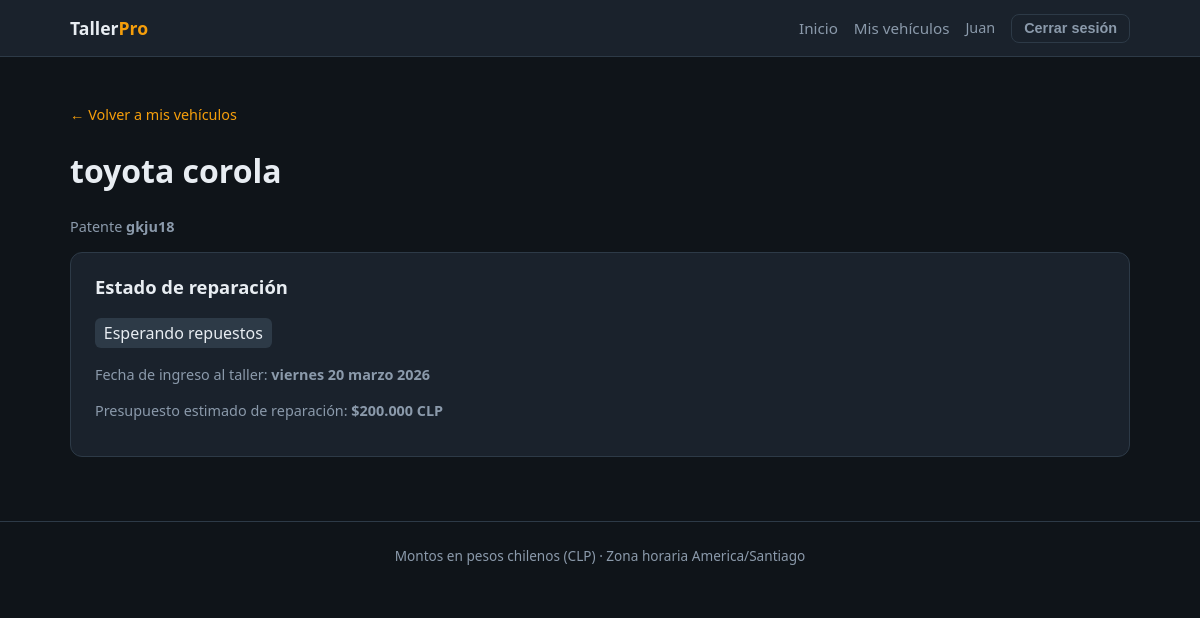
Screenshot of /vehiculos/ver/1/ (signed in) with the database file from the repository.
### vehiculos/models.py (models this page shows, shortened)
class Vehiculo(models.Model):
    marca = models.CharField(max_length=80)
    modelo = models.CharField(max_length=80)
    patente = models.CharField(
        max_length=20,
        unique=True,
        db_index=True,
        help_text="Identificador único del vehículo (Chile: patente).",
    )
    propietario = models.ForeignKey(
        settings.AUTH_USER_MODEL,
        on_delete=models.PROTECT,
        related_name="vehiculos",
        null=True,
        blank=True,
        help_text="Usuario cliente al que se asigna el vehículo.",
    )
    presupuesto_reparacion = models.PositiveIntegerField(
        validators=[MinValueValidator(0)],
        help_text="Monto estimado en pesos chilenos (CLP), sin decimales.",
    )
    fecha_ingreso = models.DateField()
    estado_reparacion = models.CharField(
        max_length=20,
        choices=EstadoReparacion.choices,
        default=EstadoReparacion.PENDIENTE,
        db_index=True,
    )
    notas_internas = models.TextField(blank=True)
    objects = VehicleManager()
    class Meta:
        ordering = ["-fecha_ingreso", "patente"]
        verbose_name = "vehículo"
        verbose_name_plural = "vehículos"
        indexes = [
            models.Index(fields=["estado_reparacion", "fecha_ingreso"]),
        ]

### vehiculos/views.py (the view)
# urls.py: path("ver/<int:pk>/", views.VehiculoClienteDetailView.as_view(), name="detalle"),
class VehiculoClienteDetailView(LoginRequiredMixin, UserPassesTestMixin, DetailView):
    model = Vehiculo
    template_name = "vehiculos/detalle_cliente.html"
    context_object_name = "vehiculo"
    def test_func(self):
        v = self.get_object()
        return self.request.user.is_staff or v.propietario_id == self.request.user.id

### vehiculos/managers.py (called while the page is built)
    def get_queryset(self):
        return VehicleQuerySet(self.model, using=self._db)

### vehiculos/templatetags/formato_clp.py (called while the page is built)
@register.filter(name="clp")
def formato_clp(valor):
    if valor is None:
        return "—"
    try:
        n = int(valor)
    except (TypeError, ValueError):
        return str(valor)
    texto = f"{n:,}".replace(",", ".")
    return f"${texto} CLP"

### templates/vehiculos/detalle_cliente.html (shortened to what this page needs)
{% extends "base.html" %}
{% load formato_clp %}
{% block content %}
<p class="muted"><a href="{% url 'vehiculos:mis_vehiculos' %}">← Volver a mis vehículos</a></p>
<h1>{{ vehiculo.marca }} {{ vehiculo.modelo }}</h1>
<p class="muted">Patente <strong>{{ vehiculo.patente }}</strong></p>
<div class="card">
  <h2>Estado de reparación</h2>
  <p style="font-size:1.25rem;margin:0;">
    <span class="badge" style="font-size:1rem;">{{ vehiculo.get_estado_reparacion_display }}</span>
  </p>
  <p class="muted" style="margin-top:1rem;">
    Fecha de ingreso al taller: <strong>{{ vehiculo.fecha_ingreso|date:"l d F Y" }}</strong>
  </p>
  <p class="muted">
    Presupuesto estimado de reparación: <strong>{{ vehiculo.presupuesto_reparacion|clp }}</strong>
  </p>
</div>
{% endblock %}

### templates/base.html (shortened to what this page needs)
{% load static %}
<!DOCTYPE html>
<html lang="es-cl">
<head>
  <link rel="stylesheet" href="{% static 'css/taller.css' %}">
</head>
<body>
  <header class="site-header">
    <div class="wrap inner">
      <a class="brand" href="{% url 'home' %}">Taller<span>Pro</span></a>
      <nav class="nav">
        <a href="{% url 'home' %}">Inicio</a>
        {% if user.is_authenticated %}
          <a href="{% url 'vehiculos:mis_vehiculos' %}">Mis vehículos</a>
          <span class="muted">{{ user.username }}</span>
          <form action="{% url 'logout' %}" method="post" style="display:inline;">
            <button type="submit" class="btn btn-ghost" style="padding:0.35rem 0.75rem;">Cerrar sesión</button>
          </form>
        {% else %}
          <a href="{% url 'login' %}">Iniciar sesión</a>
          <a href="{% url 'register' %}" class="btn btn-primary" style="padding:0.35rem 0.75rem;">Registrarse</a>
        {% endif %}
      </nav>
    </div>
  </header>
  <main>
    <div class="wrap">
      {% block content %}{% endblock %}
    </div>
  </main>
  <footer class="site-footer">
    <div class="wrap">Montos en pesos chilenos (CLP) · Zona horaria America/Santiago</div>
  </footer>
</body>
</html>

### static/css/taller.css (style rules this page uses)
:root { --bg: #0f1419; --surface: #1a222c; --border: #2d3a47; --text: #e8edf2; --muted: #8b9aab; --accent: #f59e0b; --accent-dim: #b45309; --success: #34d399; --danger: #f87171; }
* { box-sizing: border-box; }
body { margin: 0; min-height: 100vh; font-family: "Segoe UI", system-ui, sans-serif; background: var(--bg); color: var(--text); line-height: 1.5; }
a { color: var(--accent); text-decoration: none; }
.wrap { max-width: 1100px; margin: 0 auto; padding: 0 1.25rem; }
.site-header { background: var(--surface); border-bottom: 1px solid var(--border); padding: 0.85rem 0; }
.site-header .inner { display: flex; align-items: center; justify-content: space-between; gap: 1rem; flex-wrap: wrap; }
.brand { font-weight: 700; font-size: 1.1rem; color: var(--text); text-decoration: none; }
.brand span { color: var(--accent); }
.nav { display: flex; gap: 1rem; align-items: center; flex-wrap: wrap; }
.nav a { color: var(--muted); font-size: 0.95rem; }
main { padding: 2rem 0 3rem; }
.btn { display: inline-block; padding: 0.55rem 1.1rem; border-radius: 8px; font-weight: 600; font-size: 0.9rem; border: none; cursor: pointer; text-decoration: none; }
.btn-ghost { background: transparent; color: var(--muted); border: 1px solid var(--border); }
.card { background: var(--surface); border: 1px solid var(--border); border-radius: 12px; padding: 1.25rem 1.5rem; margin-bottom: 1rem; }
.card h2 { margin: 0 0 1rem; font-size: 1.15rem; }
.badge { display: inline-block; padding: 0.2rem 0.55rem; border-radius: 6px; font-size: 0.8rem; background: var(--border); color: var(--text); }
.muted { color: var(--muted); font-size: 0.9rem; }
footer.site-footer { border-top: 1px solid var(--border); padding: 1.5rem 0; color: var(--muted); font-size: 0.85rem; text-align: center; }

### rows the page displays
Vehiculo: marca "toyota", modelo "corola", patente "gkju18", estado_reparacion "Esperando repuestos", fecha_ingreso "viernes 20 marzo 2026", presupuesto_reparacion|clp "$200.000 CLP"

### other values shown
{{ user.username }} "Juan"
